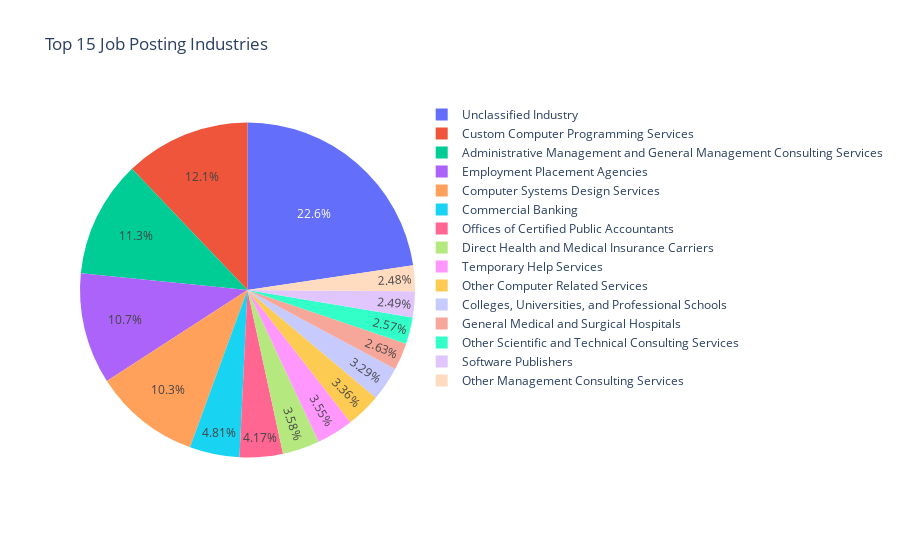

The notebook cell this image was saved under:
### Markdown cell above
***Job Postings by Industry***

### Code cell
top_industries = df["NAICS_2022_6_NAME"].value_counts().nlargest(15)
fig = px.pie(
    names=top_industries.index, 
    values=top_industries.values, 
    title="Top 15 Job Posting Industries"
)
fig

### Figure 1 — Plotly figure (JSON) as saved in the notebook; plotly's stock layout.template omitted (floating-point values rounded to 4 significant figures)
{"data": [{"domain": {"x": [0, 1], "y": [0, 1]}, "hovertemplate": "label=%{label}<br>value=%{value}<extra></extra>", "labels": ["Unclassified Industry", "Custom Computer Programming Services", "Administrative Management and General Management Consulting Services", "Employment Placement Agencies", "Computer Systems Design Services", "Commercial Banking", "Offices of Certified Public Accountants", "Direct Health and Medical Insurance Carriers", "Temporary Help Services", "Other Computer Related Services", "Colleges, Universities, and Professional Schools", "General Medical and Surgical Hospitals", "Other Scientific and Technical Consulting Services", "Software Publishers", "Other Management Consulting Services"], "legendgroup": "", "name": "", "showlegend": true, "type": "pie", "values": [9288, 4969, 4627, 4405, 4218, 1974, 1709, 1468, 1457, 1376, 1350, 1079, 1055, 1022, 1016]}], "layout": {"legend": {"tracegroupgap": 0}, "title": {"text": "Top 15 Job Posting Industries"}}}
